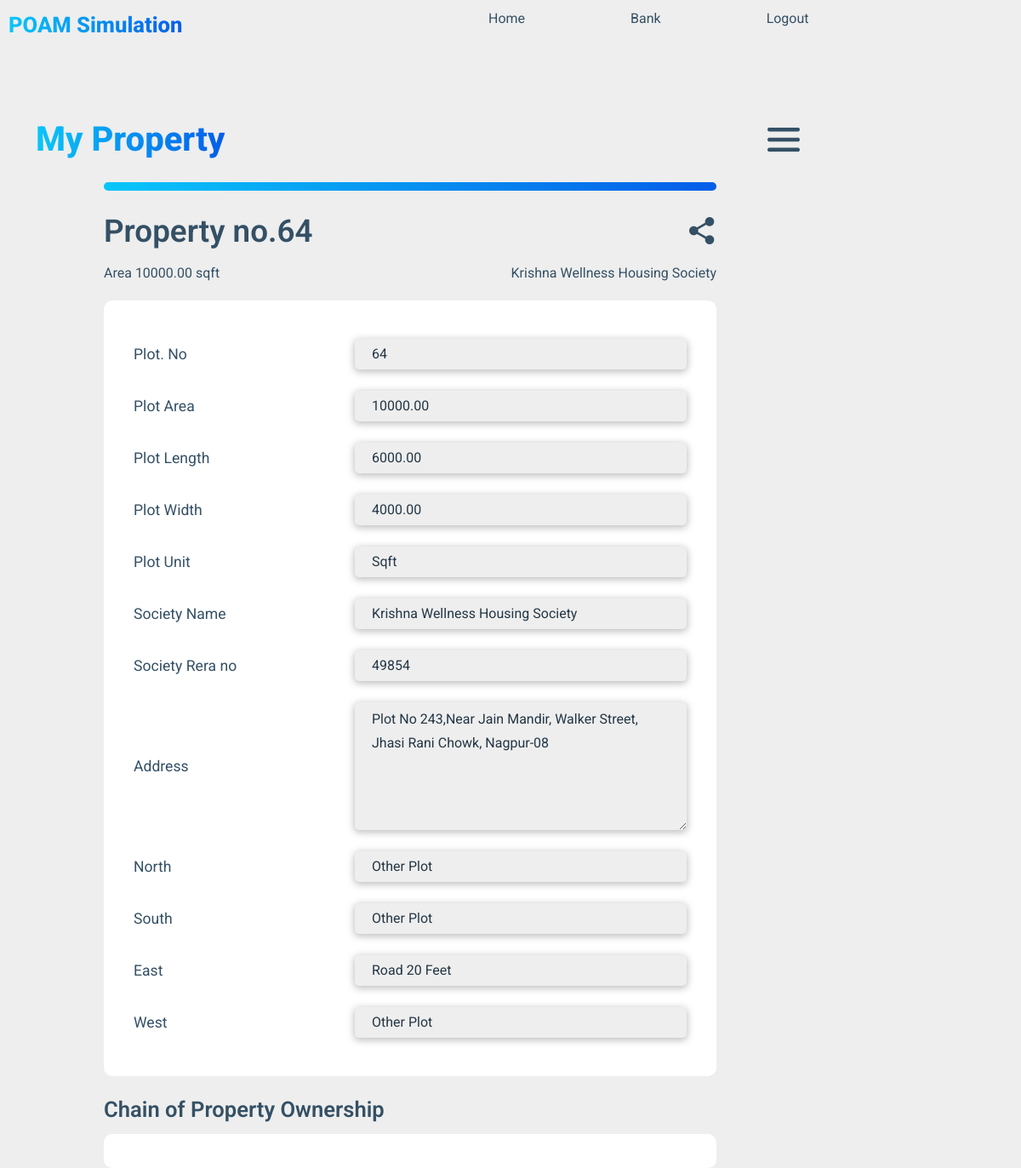
The page /home/64/myproperties (signed in) on the database its author committed.
### MuncipalCorporation_DB/models.py (models this page shows, shortened)
class Plot(models.Model):
    SQFT = 'sqft'
    ACRE = 'AC'
    units = [
        (SQFT, 'Square.ft'),
        (ACRE, 'Acre'),
    ]
    owner = models.ForeignKey(Person,on_delete=models.CASCADE,related_name="plot_owner",default=None)
    number = models.IntegerField()
    area = models.DecimalField(max_digits=10, decimal_places=2)
    length= models.DecimalField(max_digits=10, decimal_places=2)
    width= models.DecimalField(max_digits=10, decimal_places=2)
    unit = models.CharField(choices=units,default=SQFT,max_length=4)
    society_name= models.CharField(max_length=100)
    society_rera_no = models.IntegerField()
    plot_address = models.CharField(max_length=200)
    north = models.CharField(max_length=30)
    south = models.CharField(max_length=30)
    east = models.CharField(max_length=30)
    west = models.CharField(max_length=30)

### POAM_portal/views.py (the view)
# urls.py: path("home/<str:plot_no>/myproperties", views.my_properties, name="myproperty"),
@login_required(login_url="login")
def my_properties(request,plot_no):
    property_details=get_plot_withPlotno(plot_no)
    titles = property_details.property_title_chain.all()
    titles = reversed(titles)
    return render(request, "POAM_portal/myproperty_view.html",{
        "property":property_details,
        "titles":titles,
        "sharedAckStatus":False,
    })

### POAM_portal/utils.py (called while the page is built)
def get_plot_withPlotno(plot_no):
    plot_details = Plot.objects.get(number=plot_no)
    return plot_details

### POAM_portal/templates/POAM_portal/myproperty_view.html (shortened to what this page needs)
{% extends "POAM_portal/layout.html" %}
{% load static %}
{% block body %}
<div class="container-fluid">
    <div class="container">
        <div class="home-options share-margin">
            <span class="home-heading">My Property</span>
            <span><a href="{% url 'bank' %}"><img src="../../static/POAM_portal/images/menu.png" alt=""
                        id="options"></a></span>
        </div>
        <div id="line"></div>
        <div class="myproperty-info-container">
            <div class="myproperty-heading-container">
                <span class="myproperty-heading">Property no.{{property.number}}</span>
                <span>
                    <a href="{% url 'share' property.number %}"><img src="../../static/POAM_portal/images/share-dark.png"
                            alt="share" class="myproperty-share-btn"></a>
                </span>
            </div>
            <div class="myproperty-subheading-container">
                <span class="subheading1">Area {{property.area}} {{property.unit}}</span>
                <span class="subheading2">{{property.society_name}}</span>
            </div>
            <div class="myproperty-form-info-container">
                <div class="fields">
                    <label for="plot.no">Plot. No</label>
                    <input type="text" value="{{property.number}}" disabled>
                </div>
                <div class="fields">
                    <label for="plotArea">Plot Area</label>
                    <input type="text" value="{{property.area}}" disabled>
                </div>
                <div class="fields">
                    <label for="plot.no">Plot Length</label>
                    <input type="text" value="{{property.length}}" disabled>
                </div>
                <div class="fields">
                    <label for="plot.no">Plot Width</label>
                    <input type="text" value="{{property.width}}" disabled>
                </div>
                <div class="fields">
                    <label for="plot.no">Plot Unit</label>
                    <input type="text" value="{{property.unit}}" disabled>
                </div>
                <div class="fields">
                    <label for="plot.no">Society Name</label>
                    <input type="text" value="{{property.society_name}}" disabled>
                </div>
                <div class="fields">
                    <label for="plot.no">Society Rera no</label>
                    <input type="text" value="{{property.society_rera_no}}" disabled>
                </div>
                <div class="fields">
                    <label for="plot.no">Address</label>
                    <textarea name="address" id="plot-address" cols="30" rows="10" disabled>{{property.plot_address}}</textarea>
                </div>
                <div class="fields">
                    <label for="plot.no">North</label>
                    <input type="text" value="{{property.north}}" disabled>
                </div>
                <div class="fields">
                    <label for="plot.no">South</label>
                    <input type="text" value="{{property.south}}" disabled>
                </div>
                <div class="fields">
                    <label for="plot.no">East</label>
                    <input type="text" value="{{property.east}}" disabled>
                </div>
                <div class="fields">
                    <label for="plot.no">West</label>
                    <input type="text" value="{{property.west}}" disabled>
                </div>
            </div>
            <div class="title-chain-container">
                <div class="title-chain-heading">
                    Chain of Property Ownership
                </div>
                <div class="title-content-container">
                </div>
            </div>
        </div>
    </div>
</div>
{% endblock %}

### POAM_portal/static/POAM_portal/layout.css (style rules this page uses)
* { margin:0px; padding: 0px; font-family: 'Roboto', sans-serif; }
body { overflow-y: auto; }
.home-heading { background: linear-gradient(to right, var(--light),var(--dark)); -webkit-background-clip: text; background-clip: text; -webkit-text-fill-color: transparent; font-size: 2.5rem; font-weight: 800; }
.home-options { display: flex; flex-direction: row; flex-wrap: nowrap; align-items: center; justify-content: space-between; margin: 70px 0px 30px 0px; }
#options { width: 15%; }
.share-margin { margin-bottom: 0px !important; }
#line { background: linear-gradient(to right, var(--light),var(--dark)); width: 60vw; height: 1.2vh; border-radius: 20px; margin: 20px 80px; }
.myproperty-info-container { width: 60vw; margin: 0px 0px 30px 80px; font-family: var(--roboto); position: relative; color: var(--nav-text); }
.myproperty-heading-container { display: flex; flex-direction: row; justify-content: space-between; align-items: center; margin: 10px 0px; }
.myproperty-heading { font-weight: 600; font-size: 2.3rem; }
.myproperty-subheading-container { display: flex; flex-direction: row; align-items: center; justify-content: space-between; font-size: 1rem; }
.myproperty-form-info-container { margin: 20px 0px; background-color: var(--white); padding: 20px; border-radius: 10px; }
.fields { display: flex; flex-direction: row; align-items: center; justify-content: space-between; margin: 25px 15px; }
.fields label { font-size: 1.1rem; }
.fields input { color: var(--btn-regular); background-color: var(--background); width: 60%; text-transform: capitalize; padding: 6px 20px; outline: none; border: none; border-radius: 5px; box-shadow: 0px 2px 8px 1px rgba(0, 0, 0, 0.25); }
.fields textarea { color: var(--btn-regular); background-color: var(--background); width: 60%; text-transform: capitalize; padding: 6px 20px; outline: none; border: none; border-radius: 5px; box-shadow: 0px 2px 8px 1px rgba(0, 0, 0, 0.25); max-height: 150px; line-height: 28px; }
.title-chain-container { font-family: var(--roboto); color:var(--nav-text); margin: 20px 0px; }
.title-chain-heading { font-size: 1.6rem; margin: 10px 0px; font-weight: 600; }
.title-content-container { background-color: var(--white); display: flex; flex-direction: row; align-items: center; justify-content: left; overflow-x: auto; margin: 10px 0px; padding: 20px; border-radius: 10px; }

### POAM_portal/static/POAM_portal/style.css (style rules this page uses)
:root { --light:#09C6F9; --dark:#045DE9; --btn-regular:#233645; --white:#fff; --background:#eee; --nav-text : #345065; --red1:#F54A4A; --red2:#C12A2A; --roboto :'Roboto',sans-serif; --green : #64C97A; --btn-red : #D53636; }
* { margin:0px; padding: 0px; font-family: 'Roboto', sans-serif; }
body { background-color: var(--background); overflow: hidden; }
.container-fluid { width: 100vw; height: 100vh; }

### rows shown on the page
Plot: number "64", area "10000.00", unit "sqft", society_name "Krishna Wellness Housing Society", length "6000.00", width "4000.00", society_rera_no "49854", address "Plot no 243,Near Jain Mandir, Walker Street, Jhasi Rani Chowk, Nagpur-08", north "Other plot", south "Other Plot", east "Road 20 feet", west "Other plot"
